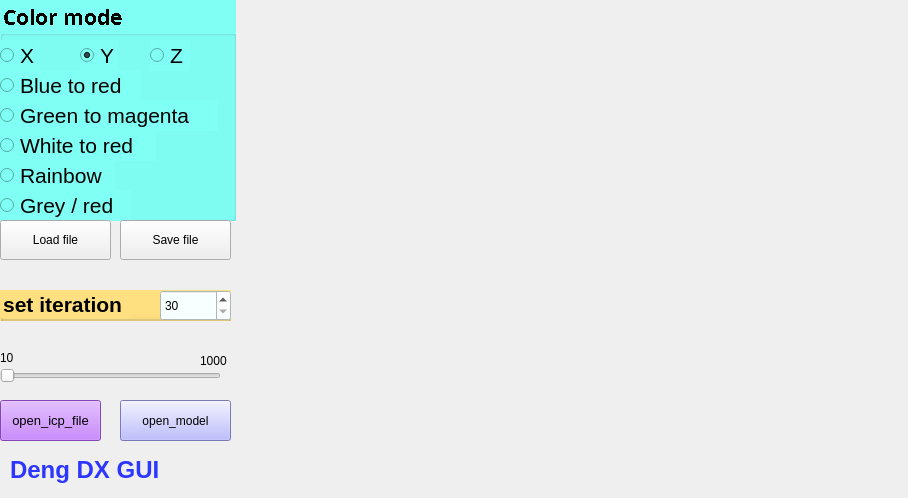
<?xml version="1.0" encoding="UTF-8"?>
<ui version="4.0">
 <class>PCLViewer</class>
 <widget class="QMainWindow" name="PCLViewer">
  <property name="windowModality">
   <enum>Qt::NonModal</enum>
  </property>
  <property name="geometry">
   <rect>
    <x>0</x>
    <y>0</y>
    <width>908</width>
    <height>498</height>
   </rect>
  </property>
  <property name="minimumSize">
   <size>
    <width>0</width>
    <height>0</height>
   </size>
  </property>
  <property name="maximumSize">
   <size>
    <width>5000</width>
    <height>5000</height>
   </size>
  </property>
  <property name="windowTitle">
   <string>PCLViewer</string>
  </property>
  <widget class="QWidget" name="centralwidget">
   <widget class="QVTKWidget" name="qvtkWidget" native="true">
    <property name="geometry">
     <rect>
      <x>238</x>
      <y>9</y>
      <width>661</width>
      <height>480</height>
     </rect>
    </property>
    <property name="sizePolicy">
     <sizepolicy hsizetype="Expanding" vsizetype="Expanding">
      <horstretch>50</horstretch>
      <verstretch>0</verstretch>
     </sizepolicy>
    </property>
    <property name="minimumSize">
     <size>
      <width>640</width>
      <height>480</height>
     </size>
    </property>
    <property name="styleSheet">
     <string notr="true"/>
    </property>
   </widget>
   <widget class="QGroupBox" name="groupBox_ColorMode">
    <property name="geometry">
     <rect>
      <x>0</x>
      <y>0</y>
      <width>236</width>
      <height>221</height>
     </rect>
    </property>
    <property name="sizePolicy">
     <sizepolicy hsizetype="Ignored" vsizetype="Ignored">
      <horstretch>0</horstretch>
      <verstretch>0</verstretch>
     </sizepolicy>
    </property>
    <property name="minimumSize">
     <size>
      <width>236</width>
      <height>94</height>
     </size>
    </property>
    <property name="font">
     <font>
      <family>Sans Serif</family>
      <pointsize>16</pointsize>
      <weight>75</weight>
      <italic>false</italic>
      <bold>true</bold>
      <stylestrategy>NoAntialias</stylestrategy>
     </font>
    </property>
    <property name="contextMenuPolicy">
     <enum>Qt::NoContextMenu</enum>
    </property>
    <property name="layoutDirection">
     <enum>Qt::LeftToRight</enum>
    </property>
    <property name="styleSheet">
     <string notr="true">background-color: rgb(128, 255, 245);</string>
    </property>
    <property name="title">
     <string>Color mode</string>
    </property>
    <widget class="QRadioButton" name="radioButton_BlueRed">
     <property name="geometry">
      <rect>
       <x>0</x>
       <y>70</y>
       <width>141</width>
       <height>31</height>
      </rect>
     </property>
     <property name="font">
      <font>
       <pointsize>16</pointsize>
       <weight>50</weight>
       <bold>false</bold>
      </font>
     </property>
     <property name="text">
      <string>Blue to red</string>
     </property>
    </widget>
    <widget class="QRadioButton" name="radioButton_WhiteRed">
     <property name="geometry">
      <rect>
       <x>0</x>
       <y>130</y>
       <width>156</width>
       <height>31</height>
      </rect>
     </property>
     <property name="font">
      <font>
       <pointsize>16</pointsize>
       <weight>50</weight>
       <bold>false</bold>
      </font>
     </property>
     <property name="text">
      <string>White to red</string>
     </property>
    </widget>
    <widget class="QRadioButton" name="radioButton_GreyRed">
     <property name="geometry">
      <rect>
       <x>0</x>
       <y>190</y>
       <width>131</width>
       <height>31</height>
      </rect>
     </property>
     <property name="font">
      <font>
       <pointsize>16</pointsize>
       <weight>50</weight>
       <bold>false</bold>
      </font>
     </property>
     <property name="text">
      <string>Grey / red</string>
     </property>
    </widget>
    <widget class="QRadioButton" name="radioButton_GreenMagenta">
     <property name="geometry">
      <rect>
       <x>0</x>
       <y>100</y>
       <width>218</width>
       <height>31</height>
      </rect>
     </property>
     <property name="font">
      <font>
       <pointsize>16</pointsize>
       <weight>50</weight>
       <bold>false</bold>
      </font>
     </property>
     <property name="text">
      <string>Green to magenta</string>
     </property>
    </widget>
    <widget class="QRadioButton" name="radioButton_Rainbow">
     <property name="geometry">
      <rect>
       <x>0</x>
       <y>160</y>
       <width>115</width>
       <height>31</height>
      </rect>
     </property>
     <property name="font">
      <font>
       <pointsize>16</pointsize>
       <weight>50</weight>
       <bold>false</bold>
      </font>
     </property>
     <property name="text">
      <string>Rainbow</string>
     </property>
     <property name="checked">
      <bool>false</bool>
     </property>
    </widget>
    <widget class="QRadioButton" name="radioButton_x">
     <property name="geometry">
      <rect>
       <x>0</x>
       <y>40</y>
       <width>40</width>
       <height>31</height>
      </rect>
     </property>
     <property name="font">
      <font>
       <pointsize>16</pointsize>
       <weight>50</weight>
       <bold>false</bold>
      </font>
     </property>
     <property name="text">
      <string>X</string>
     </property>
     <property name="checked">
      <bool>false</bool>
     </property>
    </widget>
    <widget class="QRadioButton" name="radioButton_y">
     <property name="geometry">
      <rect>
       <x>80</x>
       <y>40</y>
       <width>38</width>
       <height>31</height>
      </rect>
     </property>
     <property name="font">
      <font>
       <pointsize>16</pointsize>
       <weight>50</weight>
       <bold>false</bold>
      </font>
     </property>
     <property name="text">
      <string>Y</string>
     </property>
     <property name="checked">
      <bool>true</bool>
     </property>
    </widget>
    <widget class="QRadioButton" name="radioButton_z">
     <property name="geometry">
      <rect>
       <x>150</x>
       <y>40</y>
       <width>40</width>
       <height>31</height>
      </rect>
     </property>
     <property name="font">
      <font>
       <pointsize>16</pointsize>
       <weight>50</weight>
       <bold>false</bold>
      </font>
     </property>
     <property name="text">
      <string>Z</string>
     </property>
     <property name="checked">
      <bool>false</bool>
     </property>
    </widget>
   </widget>
   <widget class="QPushButton" name="pushButton_save">
    <property name="geometry">
     <rect>
      <x>120</x>
      <y>220</y>
      <width>111</width>
      <height>40</height>
     </rect>
    </property>
    <property name="minimumSize">
     <size>
      <width>50</width>
      <height>40</height>
     </size>
    </property>
    <property name="text">
     <string>Save file</string>
    </property>
   </widget>
   <widget class="QGroupBox" name="groupBox_icp">
    <property name="geometry">
     <rect>
      <x>0</x>
      <y>290</y>
      <width>231</width>
      <height>31</height>
     </rect>
    </property>
    <property name="font">
     <font>
      <pointsize>16</pointsize>
      <weight>75</weight>
      <bold>true</bold>
     </font>
    </property>
    <property name="styleSheet">
     <string notr="true">background-color: rgb(255, 224, 128);</string>
    </property>
    <property name="title">
     <string>set iteration </string>
    </property>
    <widget class="QSpinBox" name="spinBoxCount">
     <property name="geometry">
      <rect>
       <x>160</x>
       <y>0</y>
       <width>71</width>
       <height>31</height>
      </rect>
     </property>
     <property name="styleSheet">
      <string notr="true">background-color: rgb(247, 255, 255);</string>
     </property>
     <property name="minimum">
      <number>30</number>
     </property>
     <property name="maximum">
      <number>1000</number>
     </property>
     <property name="singleStep">
      <number>20</number>
     </property>
    </widget>
   </widget>
   <widget class="QPushButton" name="pushButton_load">
    <property name="enabled">
     <bool>true</bool>
    </property>
    <property name="geometry">
     <rect>
      <x>0</x>
      <y>220</y>
      <width>111</width>
      <height>40</height>
     </rect>
    </property>
    <property name="minimumSize">
     <size>
      <width>50</width>
      <height>40</height>
     </size>
    </property>
    <property name="styleSheet">
     <string notr="true">border-color: rgb(255, 17, 92);</string>
    </property>
    <property name="text">
     <string>Load file</string>
    </property>
   </widget>
   <widget class="QPushButton" name="pushButton_open_right">
    <property name="geometry">
     <rect>
      <x>120</x>
      <y>400</y>
      <width>111</width>
      <height>41</height>
     </rect>
    </property>
    <property name="font">
     <font>
      <pointsize>9</pointsize>
     </font>
    </property>
    <property name="styleSheet">
     <string notr="true">background-color: rgb(170, 170, 255);</string>
    </property>
    <property name="text">
     <string>open_model</string>
    </property>
   </widget>
   <widget class="QLabel" name="label">
    <property name="geometry">
     <rect>
      <x>10</x>
      <y>450</y>
      <width>191</width>
      <height>41</height>
     </rect>
    </property>
    <property name="styleSheet">
     <string notr="true">color: rgb(44, 54, 255);</string>
    </property>
    <property name="text">
     <string>&lt;h1&gt;Deng DX GUI &lt;/h1&gt;</string>
    </property>
   </widget>
   <widget class="QPushButton" name="pushButton_open_left">
    <property name="geometry">
     <rect>
      <x>0</x>
      <y>400</y>
      <width>101</width>
      <height>41</height>
     </rect>
    </property>
    <property name="font">
     <font>
      <pointsize>10</pointsize>
      <weight>50</weight>
      <bold>false</bold>
     </font>
    </property>
    <property name="styleSheet">
     <string notr="true">background-color: rgb(184, 97, 255);</string>
    </property>
    <property name="text">
     <string>open_icp_file</string>
    </property>
   </widget>
   <widget class="QSlider" name="horizontalSlider">
    <property name="geometry">
     <rect>
      <x>0</x>
      <y>360</y>
      <width>221</width>
      <height>31</height>
     </rect>
    </property>
    <property name="orientation">
     <enum>Qt::Horizontal</enum>
    </property>
   </widget>
   <widget class="QLabel" name="label_2">
    <property name="geometry">
     <rect>
      <x>0</x>
      <y>350</y>
      <width>16</width>
      <height>16</height>
     </rect>
    </property>
    <property name="text">
     <string>10</string>
    </property>
   </widget>
   <widget class="QLabel" name="label_3">
    <property name="geometry">
     <rect>
      <x>200</x>
      <y>350</y>
      <width>31</width>
      <height>21</height>
     </rect>
    </property>
    <property name="text">
     <string>1000</string>
    </property>
   </widget>
  </widget>
 </widget>
 <customwidgets>
  <customwidget>
   <class>QVTKWidget</class>
   <extends>QWidget</extends>
   <header>QVTKWidget.h</header>
  </customwidget>
 </customwidgets>
 <resources/>
 <connections/>
</ui>
